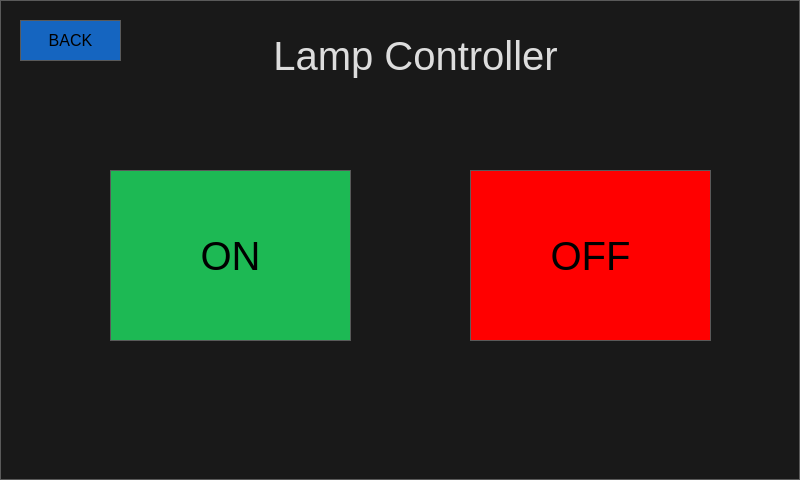
<?xml version="1.0" encoding="UTF-8"?>
<ui version="4.0">
 <class>Form</class>
 <widget class="QWidget" name="Form">
  <property name="geometry">
   <rect>
    <x>0</x>
    <y>0</y>
    <width>800</width>
    <height>480</height>
   </rect>
  </property>
  <property name="minimumSize">
   <size>
    <width>800</width>
    <height>480</height>
   </size>
  </property>
  <property name="windowTitle">
   <string>Form</string>
  </property>
  <property name="styleSheet">
   <string notr="true">/*
	Copyright 2013 Emanuel Claesson

	Licensed under the Apache License, Version 2.0 (the &quot;License&quot;);
	you may not use this file except in compliance with the License.
	You may obtain a copy of the License at

		http://www.apache.org/licenses/LICENSE-2.0

	Unless required by applicable law or agreed to in writing, software
	distributed under the License is distributed on an &quot;AS IS&quot; BASIS,
	WITHOUT WARRANTIES OR CONDITIONS OF ANY KIND, either express or implied.
	See the License for the specific language governing permissions and
	limitations under the License.
*/

/*
	COLOR_DARK     = #191919
	COLOR_MEDIUM   = #353535
	COLOR_MEDLIGHT = #5A5A5A
	COLOR_LIGHT    = #DDDDDD
	COLOR_ACCENT   = #3D7848
*/

* {
	background: #191919;
	color: #DDDDDD;
	border: 1px solid #5A5A5A;
}

QWidget::item:selected {
	background: #3D7848;
}

QCheckBox, QRadioButton {
	border: none;
}

QRadioButton::indicator, QCheckBox::indicator {
	width: 13px;
	height: 13px;
}

QRadioButton::indicator::unchecked, QCheckBox::indicator::unchecked {
	border: 1px solid #5A5A5A;
	background: none;
}

QRadioButton::indicator:unchecked:hover, QCheckBox::indicator:unchecked:hover {
	border: 1px solid #DDDDDD;
}

QRadioButton::indicator::checked, QCheckBox::indicator::checked {
	border: 1px solid #5A5A5A;
	background: #5A5A5A;
}

QRadioButton::indicator:checked:hover, QCheckBox::indicator:checked:hover {
	border: 1px solid #DDDDDD;
	background: #DDDDDD;
}

QGroupBox {
	margin-top: 6px;
}

QGroupBox::title {
	top: -7px;
	left: 7px;
}

QScrollBar {
	border: 1px solid #5A5A5A;
	background: #191919;
}

QScrollBar:horizontal {
	height: 15px;
	margin: 0px 0px 0px 32px;
}

QScrollBar:vertical {
	width: 15px;
	margin: 32px 0px 0px 0px;
}

QScrollBar::handle {
	background: #353535;
	border: 1px solid #5A5A5A;
}

QScrollBar::handle:horizontal {
	border-width: 0px 1px 0px 1px;
}

QScrollBar::handle:vertical {
	border-width: 1px 0px 1px 0px;
}

QScrollBar::handle:horizontal {
	min-width: 20px;
}

QScrollBar::handle:vertical {
	min-height: 20px;
}

QScrollBar::add-line, QScrollBar::sub-line {
	background:#353535;
	border: 1px solid #5A5A5A;
	subcontrol-origin: margin;
}

QScrollBar::add-line {
	position: absolute;
}

QScrollBar::add-line:horizontal {
	width: 15px;
	subcontrol-position: left;
	left: 15px;
}

QScrollBar::add-line:vertical {
	height: 15px;
	subcontrol-position: top;
	top: 15px;
}

QScrollBar::sub-line:horizontal {
	width: 15px;
	subcontrol-position: top left;
}

QScrollBar::sub-line:vertical {
	height: 15px;
	subcontrol-position: top;
}

QScrollBar:left-arrow, QScrollBar::right-arrow, QScrollBar::up-arrow, QScrollBar::down-arrow {
	border: 1px solid #5A5A5A;
	width: 3px;
	height: 3px;
}

QScrollBar::add-page, QScrollBar::sub-page {
	background: none;
}

QAbstractButton:hover {
	background: #353535;
}

QAbstractButton:pressed {
	background: #5A5A5A;
}

QAbstractItemView {
	show-decoration-selected: 1;
	selection-background-color: #3D7848;
	selection-color: #DDDDDD;
	alternate-background-color: #353535;
}

QHeaderView {
	border: 1px solid #5A5A5A;
}

QHeaderView::section {
	background: #191919;
	border: 1px solid #5A5A5A;
	padding: 4px;
}

QHeaderView::section:selected, QHeaderView::section::checked {
	background: #353535;
}

QTableView {
	gridline-color: #5A5A5A;
}

QTabBar {
	margin-left: 2px;
}

QTabBar::tab {
	border-radius: 0px;
	padding: 4px;
	margin: 4px;
}

QTabBar::tab:selected {
	background: #353535;
}

QComboBox::down-arrow {
	border: 1px solid #5A5A5A;
	background: #353535;
}

QComboBox::drop-down {
	border: 1px solid #5A5A5A;
	background: #353535;
}

QComboBox::down-arrow {
	width: 3px;
	height: 3px;
	border: 1px solid #5A5A5A;
}

QAbstractSpinBox {
	padding-right: 15px;
}

QAbstractSpinBox::up-button, QAbstractSpinBox::down-button {
	border: 1px solid #5A5A5A;
	background: #353535;
	subcontrol-origin: border;
}

QAbstractSpinBox::up-arrow, QAbstractSpinBox::down-arrow {
	width: 3px;
	height: 3px;
	border: 1px solid #5A5A5A;
}

QSlider {
	border: none;
}

QSlider::groove:horizontal {
	height: 5px;
	margin: 4px 0px 4px 0px;
}

QSlider::groove:vertical {
	width: 5px;
	margin: 0px 4px 0px 4px;
}

QSlider::handle {
	border: 1px solid #5A5A5A;
	background: #353535;
}

QSlider::handle:horizontal {
	width: 15px;
	margin: -4px 0px -4px 0px;
}

QSlider::handle:vertical {
	height: 15px;
	margin: 0px -4px 0px -4px;
}

QSlider::add-page:vertical, QSlider::sub-page:horizontal {
	background: #3D7848;
}

QSlider::sub-page:vertical, QSlider::add-page:horizontal {
	background: #353535;
}

QLabel {
	border: none;
}

QProgressBar {
	text-align: center;
}

QProgressBar::chunk {
	width: 1px;
	background-color: #3D7848;
}

QMenu::separator {
	background: #353535;
}

/** CUSTOM **/

QPushButton {
	color: black;
	font-size: 30pt;
}

QPushButton#button_on {
	background-color: #1db954
}

QPushButton#button_off {
	background-color: red;
}

QPushButton#button_back {
	font-size: 12pt;
	background-color: #1565C0;
}

</string>
  </property>
  <widget class="QPushButton" name="button_on">
   <property name="geometry">
    <rect>
     <x>110</x>
     <y>170</y>
     <width>241</width>
     <height>171</height>
    </rect>
   </property>
   <property name="text">
    <string>ON</string>
   </property>
  </widget>
  <widget class="QLabel" name="label">
   <property name="geometry">
    <rect>
     <x>230</x>
     <y>20</y>
     <width>371</width>
     <height>71</height>
    </rect>
   </property>
   <property name="font">
    <font>
     <pointsize>30</pointsize>
    </font>
   </property>
   <property name="text">
    <string>Lamp Controller</string>
   </property>
   <property name="alignment">
    <set>Qt::AlignCenter</set>
   </property>
  </widget>
  <widget class="QPushButton" name="button_off">
   <property name="geometry">
    <rect>
     <x>470</x>
     <y>170</y>
     <width>241</width>
     <height>171</height>
    </rect>
   </property>
   <property name="text">
    <string>OFF</string>
   </property>
  </widget>
  <widget class="QPushButton" name="button_back">
   <property name="geometry">
    <rect>
     <x>20</x>
     <y>20</y>
     <width>101</width>
     <height>41</height>
    </rect>
   </property>
   <property name="text">
    <string>BACK</string>
   </property>
  </widget>
 </widget>
 <resources/>
 <connections/>
</ui>
